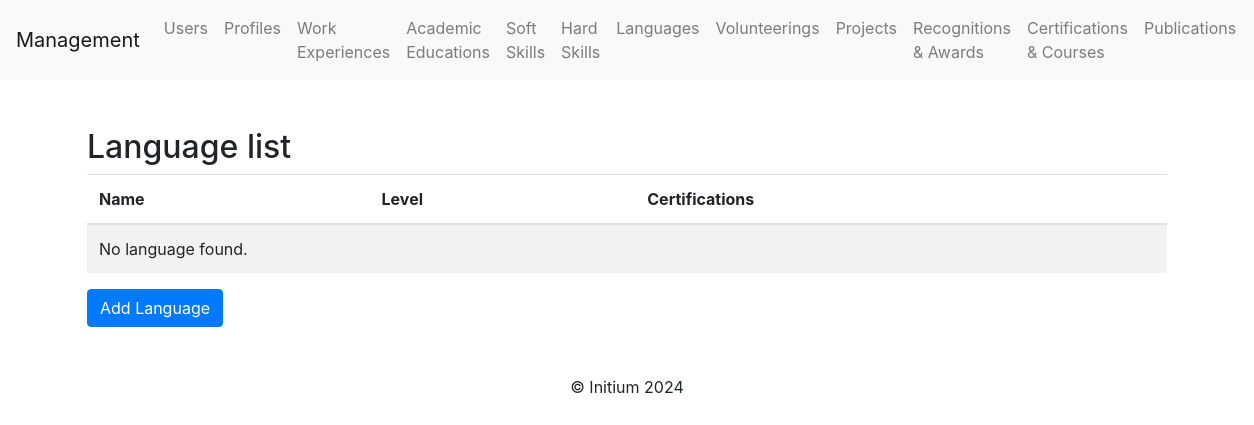
Page /languages/ on the earlier database version.
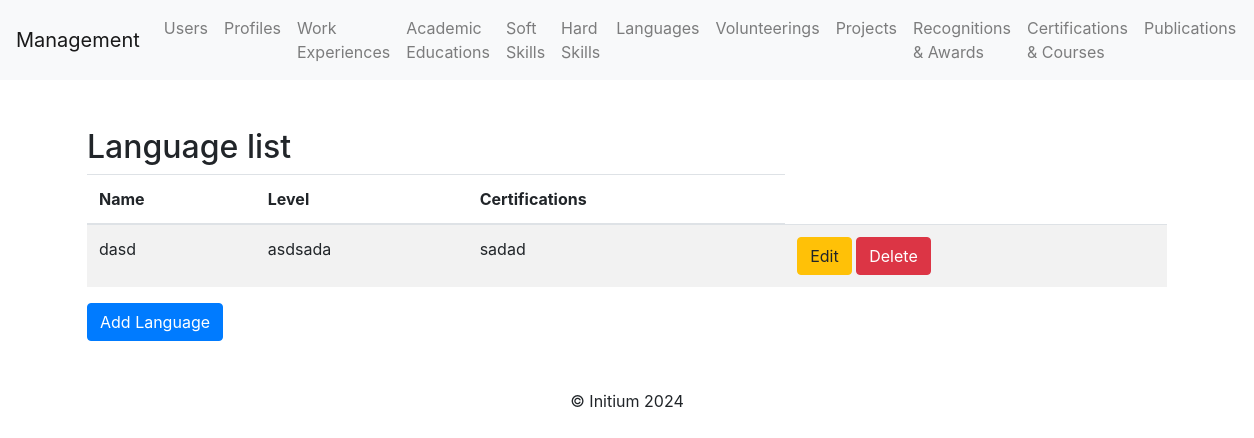
Same page on the later database version.
### profile_cv/models.py (models this page shows)
class Language(models.Model):
    name = models.CharField(max_length=100)  # Name of the language
    level = models.CharField(max_length=50)  # Proficiency level of the language
    certifications = models.TextField(blank=True, null=True)  # Optional certifications

### profile_cv/views.py (the view)
# urls.py: path('languages/', language_list, name='language_list'),
def language_list(request):
    languages = Language.objects.all()
    return render(request, "language/language_list.html", {"languages": languages})

### profile_cv/templates/language/language_list.html (shortened to what this page needs)
{% extends 'base.html' %}
{% block content %}
<div class="container mt-5">
    <h2>Language list</h2>
    <table class="table table-striped">
        <thead>
            <tr>
                <th>Name</th>
                <th>Level</th>
                <th>Certifications</th>
            </tr>
        </thead>
        <tbody>
            {% for language in languages %}
            <tr>
                <td>{{ language.name }}</td>
                <td>{{ language.level }}</td>
                <td>{{ language.certifications }}</td>
                <td>
                    <a class="btn btn-warning" href="{% url 'language_update' language.pk %}">Edit</a>
                    <a class="btn btn-danger" href="{% url 'language_delete' language.pk %}">Delete</a>
                </td>
            </tr>
            {% empty %}
            <tr>
                <td colspan="4">No language found.</td>
            </tr>
            {% endfor %}
        </tbody>
    </table>
    <a class="btn btn-primary" href="{% url 'language_create' %}">Add Language</a>
</div>
{% endblock %}

Differences in the rows shown:
added Language: name "dasd", level "asdsada", certifications "sadad"
Other differences:
text no longer shown: "No language found."
